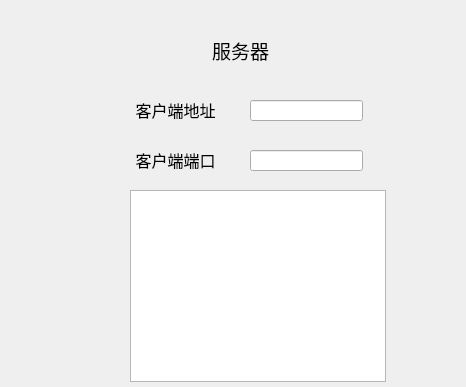
<?xml version="1.0" encoding="UTF-8"?>
<ui version="4.0">
 <class>Widget</class>
 <widget class="QWidget" name="Widget">
  <property name="geometry">
   <rect>
    <x>0</x>
    <y>0</y>
    <width>466</width>
    <height>387</height>
   </rect>
  </property>
  <property name="windowTitle">
   <string>Widget</string>
  </property>
  <widget class="QLabel" name="label">
   <property name="geometry">
    <rect>
     <x>160</x>
     <y>30</y>
     <width>161</width>
     <height>41</height>
    </rect>
   </property>
   <property name="text">
    <string>&lt;html&gt;&lt;head/&gt;&lt;body&gt;&lt;p align=&quot;center&quot;&gt;&lt;span style=&quot; font-size:14pt;&quot;&gt;服务器&lt;/span&gt;&lt;/p&gt;&lt;/body&gt;&lt;/html&gt;</string>
   </property>
  </widget>
  <widget class="QLineEdit" name="ipLineEdit">
   <property name="geometry">
    <rect>
     <x>250</x>
     <y>100</y>
     <width>113</width>
     <height>21</height>
    </rect>
   </property>
  </widget>
  <widget class="QLineEdit" name="portLineEdit">
   <property name="geometry">
    <rect>
     <x>250</x>
     <y>150</y>
     <width>113</width>
     <height>21</height>
    </rect>
   </property>
  </widget>
  <widget class="QLabel" name="label_2">
   <property name="geometry">
    <rect>
     <x>110</x>
     <y>90</y>
     <width>131</width>
     <height>41</height>
    </rect>
   </property>
   <property name="text">
    <string>&lt;html&gt;&lt;head/&gt;&lt;body&gt;&lt;p align=&quot;center&quot;&gt;&lt;span style=&quot; font-size:12pt;&quot;&gt;客户端地址&lt;/span&gt;&lt;/p&gt;&lt;/body&gt;&lt;/html&gt;</string>
   </property>
  </widget>
  <widget class="QLabel" name="label_4">
   <property name="geometry">
    <rect>
     <x>110</x>
     <y>140</y>
     <width>131</width>
     <height>41</height>
    </rect>
   </property>
   <property name="text">
    <string>&lt;html&gt;&lt;head/&gt;&lt;body&gt;&lt;p align=&quot;center&quot;&gt;&lt;span style=&quot; font-size:12pt;&quot;&gt;客户端端口&lt;/span&gt;&lt;/p&gt;&lt;/body&gt;&lt;/html&gt;</string>
   </property>
  </widget>
  <widget class="QTextBrowser" name="mainTextBrowser">
   <property name="geometry">
    <rect>
     <x>130</x>
     <y>190</y>
     <width>256</width>
     <height>192</height>
    </rect>
   </property>
  </widget>
 </widget>
 <resources/>
 <connections/>
</ui>
